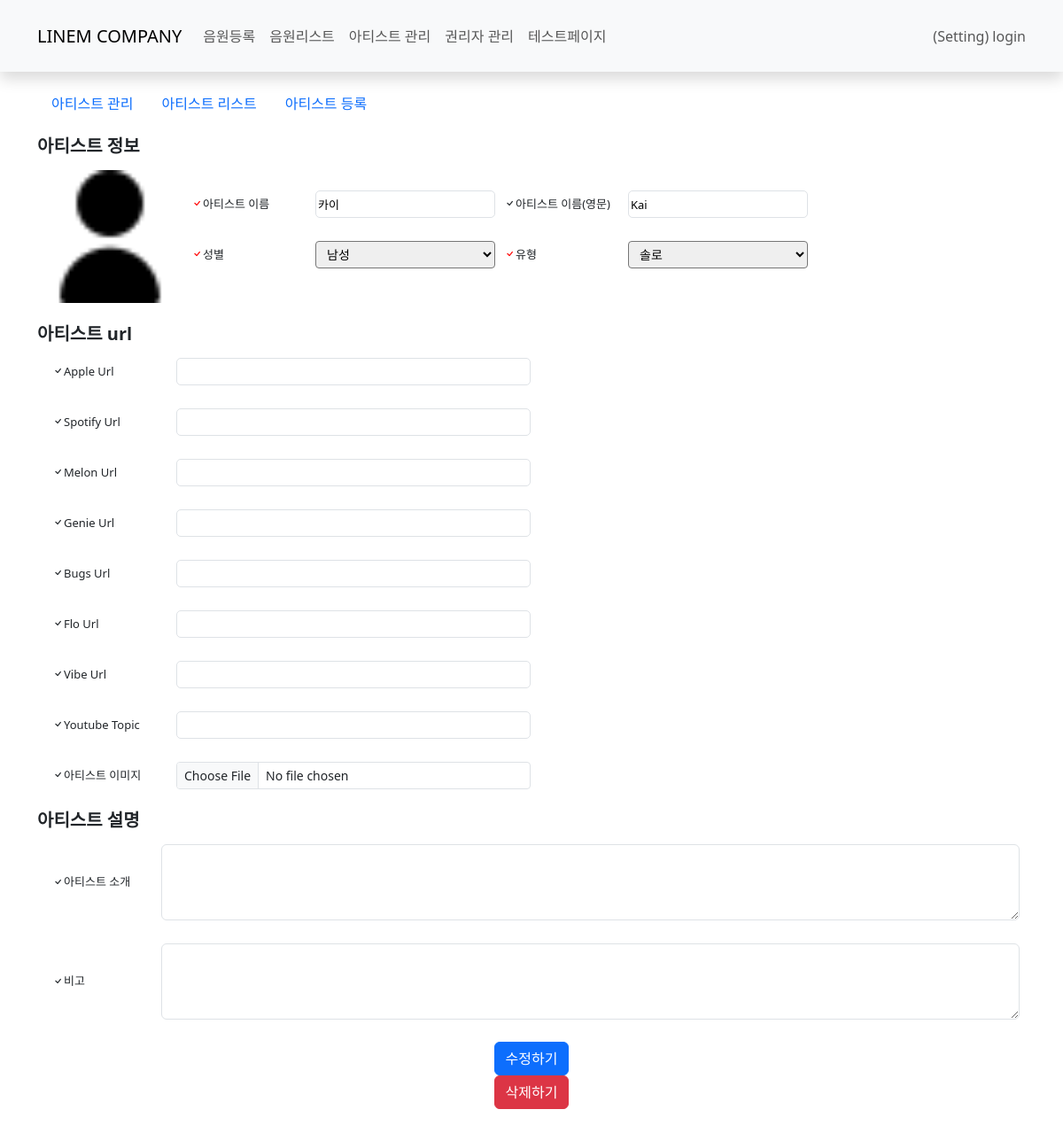
/maincms/artists/4/, run on the app's committed database.
### maincms/models.py (models this page shows, shortened)
class create_Artist_profile(models.Model):
    Artist_name = models.TextField()
    Artist_name_en = models.TextField(blank=True,)
    sex = models.CharField(max_length=200)
    category = models.TextField()
    Melon_ID = models.TextField(blank=True,)
    Apple_url = models.TextField(blank=True,)
    Spotify_ID = models.CharField(max_length=22,blank=True,)
    Youtube_ID = models.CharField(max_length=24,blank=True,)
    genie_url = models.TextField(blank=True,)
    bugs_url = models.TextField(blank=True,)
    flo_url = models.TextField(blank=True,)
    vibe_url = models.TextField(blank=True,)
    create_date = models.DateTimeField()
    Artist_ID = models.CharField(max_length=200)
    Artist_image = models.ImageField(upload_to='Artist_images', blank=True,)
    Albums = models.TextField(blank=True, default='[]')       # 메인 앨범
    withAlbums = models.TextField(blank=True, default='[]')   # 참여 앨범
    featAlbums = models.TextField(blank=True, default='[]')   # 피쳐링 앨범
    create_date = models.DateTimeField(auto_now_add=True)
    bio = models.TextField(blank=True,)
    artist_etc = models.TextField(blank=True,)

### maincms/views.py (the view)
# urls.py: path('artists/<int:artist_id>/', views.artist_detail),
def artist_detail(request, artist_id):
    artist = create_Artist_profile.objects.get(id=artist_id)
    context = {'artist_d' : artist}
    return render(request, 'maincms/artist_detail.html', context)

### templates/maincms/artist_detail.html (shortened to what this page needs)
{% extends 'maincms_base.html' %}
{% block content %}
{% include "maincms/navbar.html" %}
<div class="container-lg py-3">
    {% include "maincms/ar_navbar.html" %}
    <h5 class="fw-bold">아티스트 정보</h5>
    <form id="artist_create" method="post" enctype="multipart/form-data">
        <div class="info-field-col-st mb-3">
            <div class="info-field-start">
                {% if artist_d.Artist_image %}
                <img src="http://localhost:8000/media/{{ artist_d.Artist_image }}" style="width: 150px;" height="150px;">
                {% else %}
                <img src="http://localhost:8000/media/Artist_images/user_image_none.png" style="width: 150px;" height="150px;">
                {% endif %}
                <div class="info-field-column">
                    <div class="info-field-start mb-3">
                        <div class="label-field"><i class="bi bi-check check"></i>아티스트 이름</div><input class="form-in" type="text" name="Artist_name" value="{{ artist_d.Artist_name }}">
                        <div class="label-field"><i class="bi bi-check"></i>아티스트 이름(영문)</div><input class="form-in" type="text" name="Artist_name_en" value="{{ artist_d.Artist_name_en }}">
                    </div>
                    <div class="info-field-start mb-3">
                        <div class="label-field" ><i class="bi bi-check check"></i>성별</div>
                            <select class="form-select-sm" name="sex" style="width: 203px;">
                                <option value="Man" {% if artist_d.sex == "Man" %}selected{% endif %}>남성</option>
                            </select>
                            <div class="label-field"><i class="bi bi-check check"></i>유형</div>
                            <select class="form-select-sm" name="category" style="width: 203px;">
                                <option value="Solo" {% if artist_d.category == "Solo" %}selected{% endif %}>솔로</option>
                            </select>
                        </div>
                    </div>
                </div>
            </div>
        <h5 class="fw-bold">아티스트 url</h5>
        <div class="info-field-column">
            <div class="info-field-start mb-3">
                <div class="label-field"><i class="bi bi-check"></i>Apple Url</div><input class="form-in" style="width: 400px;" type="text" name="Apple_url" value="{{ artist_d.Apple_url }}">
            </div>
            <div class="info-field-start mb-3">
                <div class="label-field"><i class="bi bi-check"></i>Spotify Url</div><input class="form-in" style="width: 400px;" type="text" name="Spotify_ID" value="{{ artist_d.Spotify_ID }}">
            </div>
            <div class="info-field-start mb-3">
                <div class="label-field"><i class="bi bi-check"></i>Melon Url</div><input class="form-in" style="width: 400px;" type="text" name="Melon_ID" value="{{ artist_d.Melon_ID }}">
            </div>
            <div class="info-field-start mb-3">
                <div class="label-field"><i class="bi bi-check"></i>Genie Url</div><input class="form-in" style="width: 400px;" type="text" name="genie_url" value="{{ artist_d.genie_url }}">
            </div>
            <div class="info-field-start mb-3">
                <div class="label-field"><i class="bi bi-check"></i>Bugs Url</div><input class="form-in" style="width: 400px;" type="text" name="bugs_url" value="{{ artist_d.bugs_url }}">
            </div>
            <div class="info-field-start mb-3">
                <div class="label-field"><i class="bi bi-check"></i>Flo Url</div><input class="form-in" style="width: 400px;" type="text" name="flo_url" value="{{ artist_d.flo_url }}">
            </div>
            <div class="info-field-start mb-3">
                <div class="label-field"><i class="bi bi-check"></i>Vibe Url</div><input class="form-in" style="width: 400px;" type="text" name="vibe_url" value="{{ artist_d.vibe_url }}">
            </div>
            <div class="info-field-start mb-3">
                <div class="label-field"><i class="bi bi-check"></i>Youtube Topic</div><input class="form-in" style="width: 400px;" type="text" name="Youtube_ID" value="{{ artist_d.Youtube_ID }}">
            </div>
            <div class="info-field-start mb-3">
                <div class="label-field"><i class="bi bi-check"></i>아티스트 이미지</div><input class="form-control form-control-sm" style="width: 400px;" type="file" id="Artist_image" name="Artist_image">
            </div>
        </div>
        <h5 class="fw-bold">아티스트 설명</h5>
        <div class="info-field-column">
            <div class="info-field-start mb-3">
                <div class="label-field"><i class="bi bi-check"></i>아티스트 소개</div><textarea class="form-control" type="text" name="bio" rows="3"></textarea>
            </div>
            <div class="info-field-start mb-3">
                <div class="label-field"><i class="bi bi-check"></i>비고</div><textarea class="form-control" type="text" name="artist_etc" rows="3"></textarea>
            </div>
        </div>
        <div class="info-field-column">
            <button type="submit" class="btn btn-primary" formaction="{% url 'maincms:artist_update' artist_d.id %}">수정하기</button>
            <button type="submit" class="btn btn-danger" formaction="{% url 'maincms:artist_delete' artist_d.id %}" onclick="return confirm('정말 삭제하시겠습니까?');">삭제하기</button>
        </div>
    </form>
</div>
    {% endblock %}

### static/maincms.css (style rules this page uses)
div { align-items: center; }
.info-field-column { font-size: 13px; display: flex; flex-direction: column; align-items: center; justify-content: center; width: 100%; height: auto; padding: 2px; }
.info-field-start { width: 100%; font-size: 13px; display: flex; padding: 5px; justify-self: left; }
.info-field-col-st { font-size: 13px; display: flex; flex-direction: column; justify-self: start; padding: 2px; }
.label-field { width: 150px; padding-left: 10px; padding-right: 5px; }
.check { color:red; }
.form-in { width: 203px; height: 31px; border: 1px, solid #dee2e6; border-radius: 5px; }

### data on the page
create_Artist_profile: Artist_name "카이", Artist_name_en "Kai", sex "남성", category "솔로"
